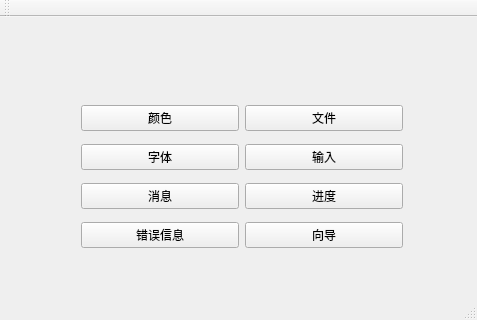
<?xml version="1.0" encoding="UTF-8"?>
<ui version="4.0">
 <class>MainWindow</class>
 <widget class="QMainWindow" name="MainWindow">
  <property name="geometry">
   <rect>
    <x>0</x>
    <y>0</y>
    <width>477</width>
    <height>320</height>
   </rect>
  </property>
  <property name="windowTitle">
   <string>MainWindow</string>
  </property>
  <widget class="QWidget" name="centralWidget">
   <widget class="QWidget" name="layoutWidget">
    <property name="geometry">
     <rect>
      <x>70</x>
      <y>70</y>
      <width>344</width>
      <height>181</height>
     </rect>
    </property>
    <layout class="QVBoxLayout" name="verticalLayout">
     <item>
      <layout class="QHBoxLayout" name="horizontalLayout">
       <item>
        <widget class="QPushButton" name="pushButton">
         <property name="text">
          <string>颜色</string>
         </property>
        </widget>
       </item>
       <item>
        <widget class="QPushButton" name="pushButton_2">
         <property name="text">
          <string>文件</string>
         </property>
        </widget>
       </item>
      </layout>
     </item>
     <item>
      <layout class="QHBoxLayout" name="horizontalLayout_2">
       <item>
        <widget class="QPushButton" name="pushButton_3">
         <property name="text">
          <string>字体</string>
         </property>
        </widget>
       </item>
       <item>
        <widget class="QPushButton" name="pushButton_4">
         <property name="text">
          <string>输入</string>
         </property>
        </widget>
       </item>
      </layout>
     </item>
     <item>
      <layout class="QHBoxLayout" name="horizontalLayout_3">
       <item>
        <widget class="QPushButton" name="pushButton_5">
         <property name="text">
          <string>消息</string>
         </property>
        </widget>
       </item>
       <item>
        <widget class="QPushButton" name="pushButton_6">
         <property name="text">
          <string>进度</string>
         </property>
        </widget>
       </item>
      </layout>
     </item>
     <item>
      <layout class="QHBoxLayout" name="horizontalLayout_4">
       <item>
        <widget class="QPushButton" name="pushButton_7">
         <property name="text">
          <string>错误信息</string>
         </property>
        </widget>
       </item>
       <item>
        <widget class="QPushButton" name="pushButton_8">
         <property name="text">
          <string>向导</string>
         </property>
        </widget>
       </item>
      </layout>
     </item>
    </layout>
   </widget>
   <widget class="QLabel" name="label">
    <property name="geometry">
     <rect>
      <x>120</x>
      <y>40</y>
      <width>331</width>
      <height>21</height>
     </rect>
    </property>
    <property name="text">
     <string/>
    </property>
   </widget>
   <widget class="QLabel" name="label_2">
    <property name="geometry">
     <rect>
      <x>10</x>
      <y>0</y>
      <width>81</width>
      <height>61</height>
     </rect>
    </property>
    <property name="text">
     <string/>
    </property>
   </widget>
  </widget>
  <widget class="QMenuBar" name="menuBar">
   <property name="geometry">
    <rect>
     <x>0</x>
     <y>0</y>
     <width>477</width>
     <height>22</height>
    </rect>
   </property>
  </widget>
  <widget class="QToolBar" name="mainToolBar">
   <attribute name="toolBarArea">
    <enum>TopToolBarArea</enum>
   </attribute>
   <attribute name="toolBarBreak">
    <bool>false</bool>
   </attribute>
  </widget>
  <widget class="QStatusBar" name="statusBar"/>
 </widget>
 <layoutdefault spacing="6" margin="11"/>
 <resources/>
 <connections/>
</ui>
